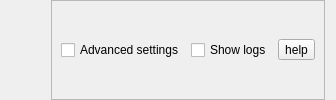
     <widget class="QWidget" name="widget_6" native="true">
      <property name="enabled">
       <bool>true</bool>
      </property>
      <property name="sizePolicy">
       <sizepolicy hsizetype="Preferred" vsizetype="Preferred">
        <horstretch>0</horstretch>
        <verstretch>0</verstretch>
       </sizepolicy>
      </property>
      <layout class="QHBoxLayout" name="horizontalLayout_6">
       <property name="topMargin">
        <number>0</number>
       </property>
       <property name="bottomMargin">
        <number>0</number>
       </property>
       <item>
        <spacer name="horizontalSpacer_2">
         <property name="orientation">
          <enum>Qt::Horizontal</enum>
         </property>
         <property name="sizeHint" stdset="0">
          <size>
           <width>40</width>
           <height>20</height>
          </size>
         </property>
        </spacer>
       </item>
       <item>
        <widget class="QFrame" name="frame_header">
         <property name="frameShape">
          <enum>QFrame::StyledPanel</enum>
         </property>
         <property name="frameShadow">
          <enum>QFrame::Raised</enum>
         </property>
         <layout class="QHBoxLayout" name="horizontalLayout">
          <item>
           <widget class="QCheckBox" name="check_box_adv_stg">
            <property name="text">
             <string>Advanced settings</string>
            </property>
            <property name="checked">
             <bool>false</bool>
            </property>
           </widget>
          </item>
          <item>
           <widget class="QCheckBox" name="logs_check_box">
            <property name="text">
             <string>Show logs</string>
            </property>
            <property name="checked">
             <bool>false</bool>
            </property>
           </widget>
          </item>
          <item>
           <widget class="QToolButton" name="btn_help">
            <property name="toolTip">
             <string>About page</string>
            </property>
            <property name="text">
             <string>help</string>
            </property>
           </widget>
          </item>
         </layout>
        </widget>
       </item>
      </layout>
     </widget>
